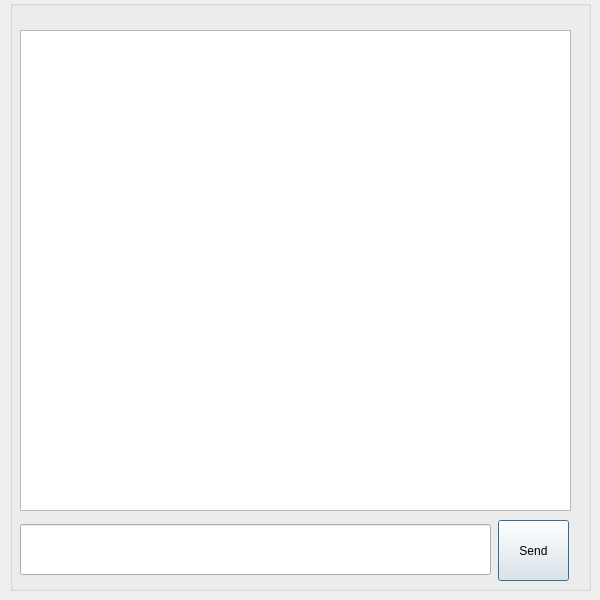
<?xml version="1.0" encoding="UTF-8"?>
<ui version="4.0">
 <class>ChatWindow</class>
 <widget class="QDialog" name="ChatWindow">
  <property name="geometry">
   <rect>
    <x>0</x>
    <y>0</y>
    <width>600</width>
    <height>600</height>
   </rect>
  </property>
  <property name="sizePolicy">
   <sizepolicy hsizetype="Fixed" vsizetype="Fixed">
    <horstretch>0</horstretch>
    <verstretch>0</verstretch>
   </sizepolicy>
  </property>
  <property name="minimumSize">
   <size>
    <width>600</width>
    <height>600</height>
   </size>
  </property>
  <property name="maximumSize">
   <size>
    <width>99999</width>
    <height>99999</height>
   </size>
  </property>
  <property name="windowTitle">
   <string>MQTT Messenger - Chat</string>
  </property>
  <widget class="QGroupBox" name="groupBox">
   <property name="geometry">
    <rect>
     <x>10</x>
     <y>0</y>
     <width>581</width>
     <height>591</height>
    </rect>
   </property>
   <property name="title">
    <string/>
   </property>
   <widget class="QPushButton" name="buttonPublish">
    <property name="geometry">
     <rect>
      <x>488</x>
      <y>520</y>
      <width>71</width>
      <height>61</height>
     </rect>
    </property>
    <property name="sizePolicy">
     <sizepolicy hsizetype="Preferred" vsizetype="Expanding">
      <horstretch>0</horstretch>
      <verstretch>0</verstretch>
     </sizepolicy>
    </property>
    <property name="text">
     <string>Send</string>
    </property>
   </widget>
   <widget class="QLineEdit" name="lineEditMessage">
    <property name="geometry">
     <rect>
      <x>10</x>
      <y>524</y>
      <width>471</width>
      <height>51</height>
     </rect>
    </property>
    <property name="sizePolicy">
     <sizepolicy hsizetype="Expanding" vsizetype="Expanding">
      <horstretch>0</horstretch>
      <verstretch>0</verstretch>
     </sizepolicy>
    </property>
   </widget>
   <widget class="QPlainTextEdit" name="editLog">
    <property name="geometry">
     <rect>
      <x>10</x>
      <y>30</y>
      <width>551</width>
      <height>481</height>
     </rect>
    </property>
    <property name="sizePolicy">
     <sizepolicy hsizetype="Maximum" vsizetype="Maximum">
      <horstretch>0</horstretch>
      <verstretch>0</verstretch>
     </sizepolicy>
    </property>
   </widget>
  </widget>
 </widget>
 <resources/>
 <connections/>
</ui>
